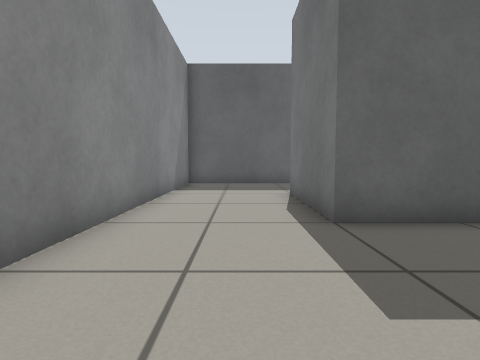
[1] (above)

20 first-person views from a walk through a Gazebo world. The camera is 0.5 m above the floor, tilts 4° down and sees 80° across. The floor is counted in squares, 0.5 m on a side. Each view is taken from the middle of a square. On the plan, view 1 faces up. The plan holds only what a view shows up to about 11 squares ahead; the rest is blank.

[2]
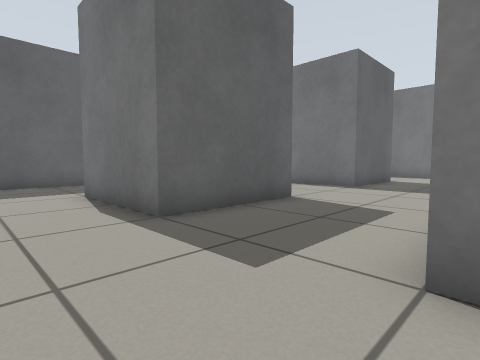

[3]
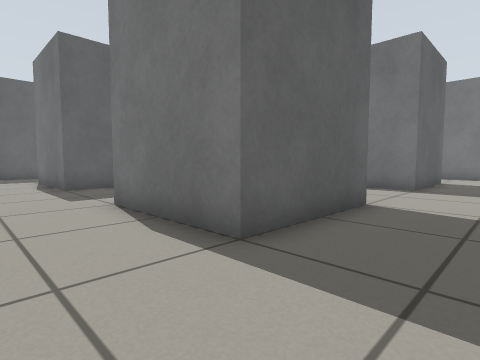

[4]
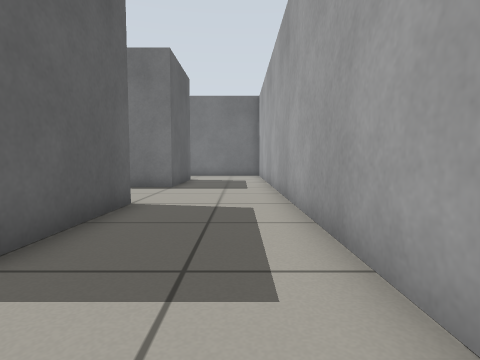

[5]
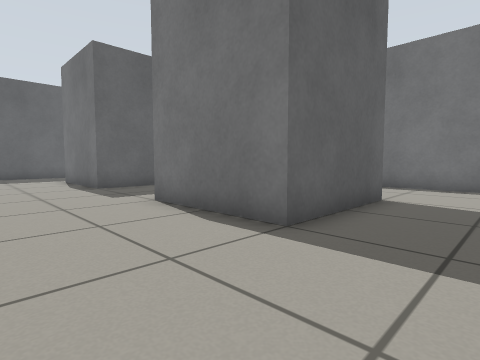

[6]
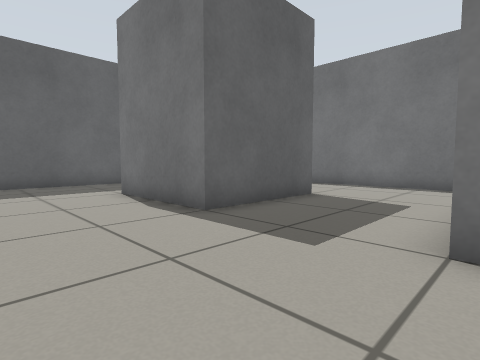

[7]
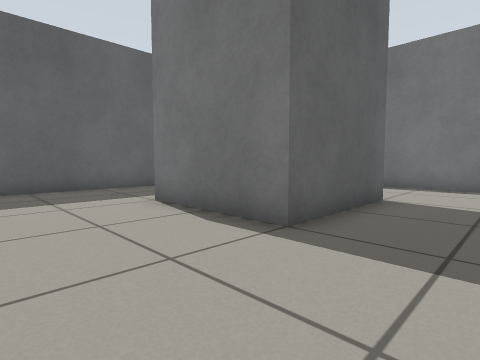

[8]
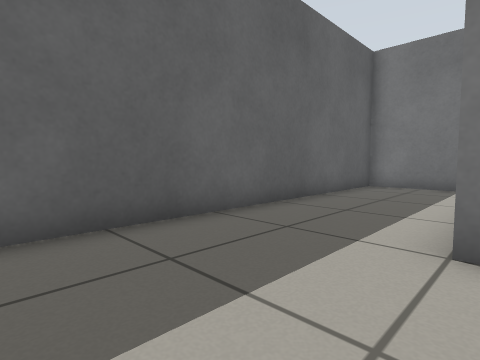

[9]
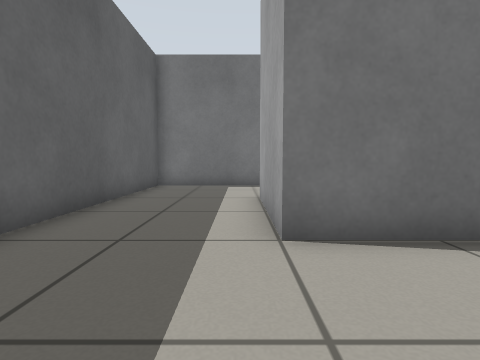

[10]
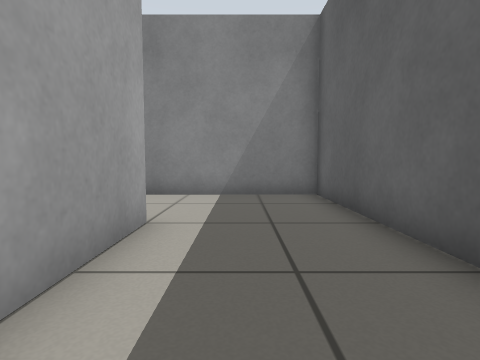

[11]
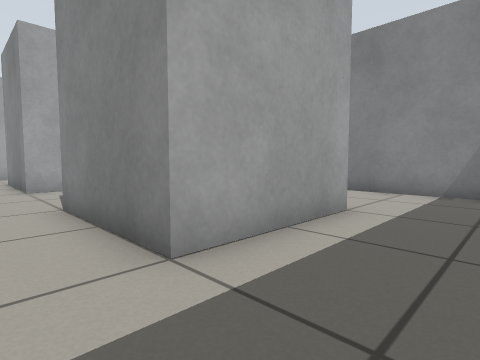

[12]
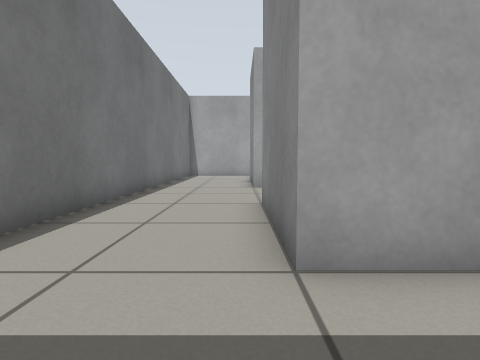

[13]
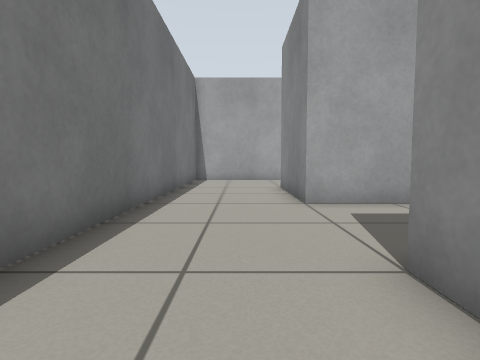

[14]
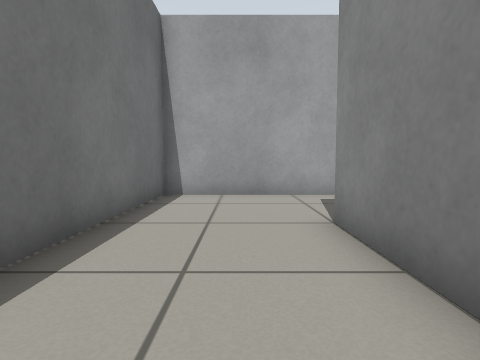

[15]
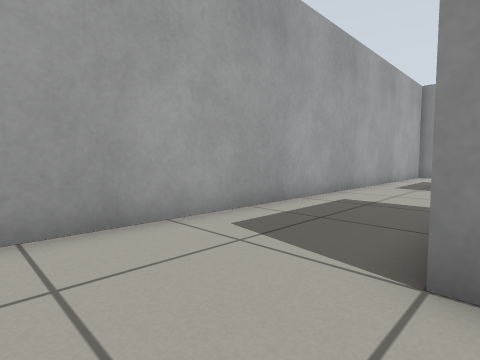

[16]
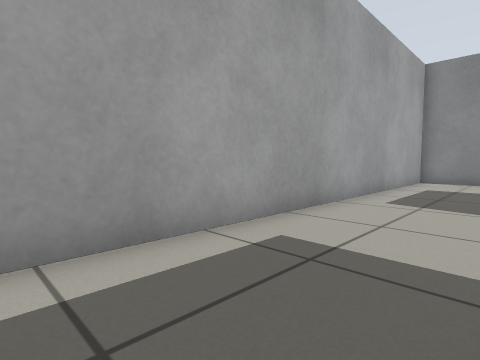

[17]
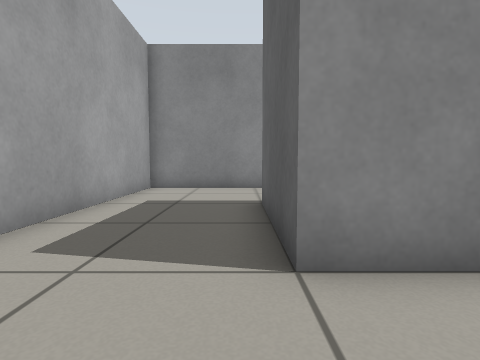

[18]
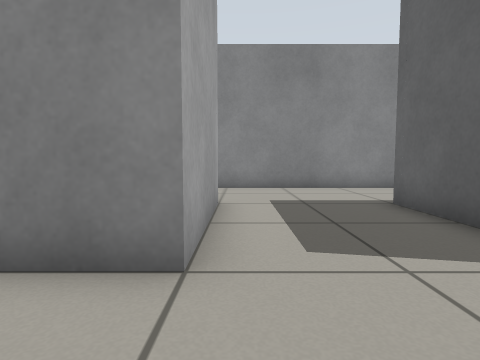

[19]
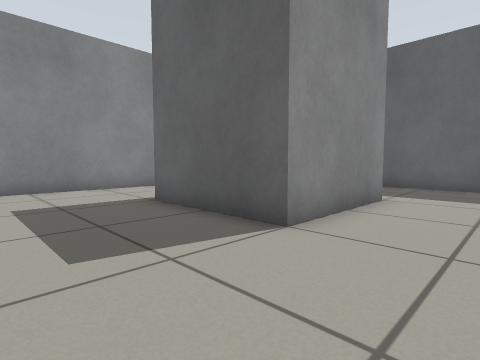

[20]
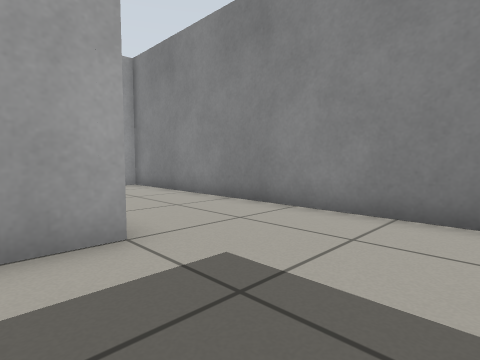

### Floor plan
Points are (right, up) in squares from view 1. A wall is a line through its corners. A room is listed if a view was taken in it or the views show most of it. See-through windows are left out.
Room 1 (views 1, 2, 3, 4, 5, 6, 7, 8, 9, 10, 11, 12, 13, 14, 15, 16, 17, 18, 19, 20)
walls: (5.5, 4.5) (1.5, 4.5) (1.5, 8.5) (5.5, 8.5) (5.5, 4.5); (5.5, 0.5) (5.5, -3.5) (1.5, -3.5) (1.5, 0.5) (5.5, 0.5); (9.5, 4.5) (9.5, 8.5) (13.5, 8.5) (13.5, 4.5) (9.5, 4.5); (11, 0.5) (13.5, 0.5) (13.5, -3.5) (9.5, -3.5) (9.5, 0.6); (17.2, 9.5) (17.2, 12.2) (-2.2, 12.2) (-2.2, -7.2) (17.2, -7.2) (17.2, 7.2)

Where each view was taken, in squares from view 1:
view 1: 0 up, 0 right, facing up
view 2: 0 up, 1 left, facing up-right
view 3: 6 down, 1 left, facing up-right
view 4: 6 down, 1 left, facing right
view 5: 6 down, 6 right, facing up-right
view 6: 0 up, 6 right, facing up-right
view 7: 2 up, 6 right, facing up-right
view 8: 8 up, 6 right, facing up-right
view 9: 9 up, 6 right, facing right
view 10: 10 up, 6 right, facing left
view 11: 11 up, 7 right, facing down-left
view 12: 11 up, 14 right, facing down
view 13: 7 up, 15 right, facing down
view 14: 1 up, 15 right, facing down
view 15: 3 down, 16 right, facing down-left
view 16: 4 down, 12 right, facing down-left
view 17: 4 down, 8 right, facing left
view 18: 1 up, 8 right, facing left
view 19: 1 up, 8 right, facing up-left
view 20: 4 up, 3 right, facing down-left
